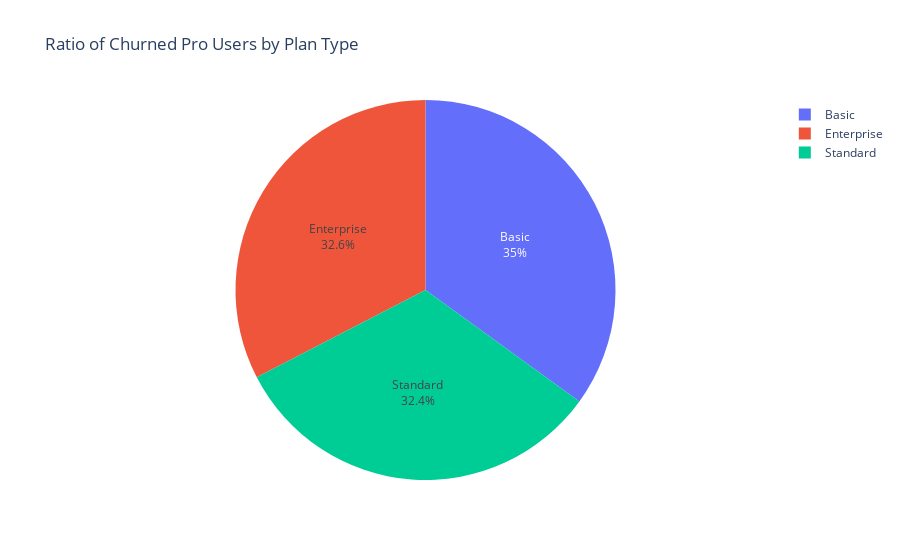

This figure's notebook cell:
### Code cell
# Filter Pro users who have churned
churned_pro_users = df[(df['subscription_type'] == 'Pro') & (df['churned'] == 1)]

# Group by plan type and count the number of churned users
churned_by_plan = churned_pro_users.groupby('plan_type').size().reset_index(name='count')

# Create a pie chart
fig = px.pie(churned_by_plan, values='count', names='plan_type', 
             title='Ratio of Churned Pro Users by Plan Type',
             hover_data=['count'], labels={'count': 'Number of Churned Users'})

# Add percentage labels as text
fig.update_traces(textposition='inside', textinfo='percent+label')

# Show the chart
fig.show()

### Figure 1 — Plotly figure (JSON) as saved in the notebook; plotly's stock layout.template omitted (floating-point values rounded to 4 significant figures)
{"data": [{"customdata": [[398], [371], [369]], "domain": {"x": [0, 1], "y": [0, 1]}, "hovertemplate": "plan_type=%{label}<br>Number of Churned Users=%{customdata[0]}<extra></extra>", "labels": ["Basic", "Enterprise", "Standard"], "legendgroup": "", "name": "", "showlegend": true, "textinfo": "percent+label", "textposition": "inside", "type": "pie", "values": [398, 371, 369]}], "layout": {"legend": {"tracegroupgap": 0}, "title": {"text": "Ratio of Churned Pro Users by Plan Type"}}}
